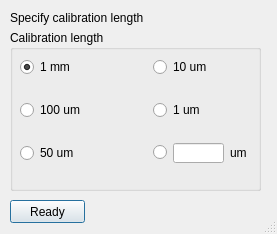
<?xml version="1.0" encoding="UTF-8"?>
<ui version="4.0">
 <class>SetScaleDialog</class>
 <widget class="QDialog" name="SetScaleDialog">
  <property name="windowModality">
   <enum>Qt::ApplicationModal</enum>
  </property>
  <property name="geometry">
   <rect>
    <x>0</x>
    <y>0</y>
    <width>277</width>
    <height>234</height>
   </rect>
  </property>
  <property name="sizePolicy">
   <sizepolicy hsizetype="Fixed" vsizetype="Fixed">
    <horstretch>0</horstretch>
    <verstretch>0</verstretch>
   </sizepolicy>
  </property>
  <property name="minimumSize">
   <size>
    <width>277</width>
    <height>234</height>
   </size>
  </property>
  <property name="maximumSize">
   <size>
    <width>277</width>
    <height>234</height>
   </size>
  </property>
  <property name="windowTitle">
   <string>Set scale</string>
  </property>
  <property name="windowIcon">
   <iconset resource="AreaPixAnalizer.qrc">
    <normaloff>:/images/qt80x80.png</normaloff>:/images/qt80x80.png</iconset>
  </property>
  <property name="sizeGripEnabled">
   <bool>true</bool>
  </property>
  <property name="modal">
   <bool>true</bool>
  </property>
  <widget class="QPushButton" name="pushButton">
   <property name="geometry">
    <rect>
     <x>10</x>
     <y>200</y>
     <width>75</width>
     <height>23</height>
    </rect>
   </property>
   <property name="text">
    <string>Ready</string>
   </property>
  </widget>
  <widget class="QGroupBox" name="groupBox">
   <property name="geometry">
    <rect>
     <x>10</x>
     <y>30</y>
     <width>251</width>
     <height>161</height>
    </rect>
   </property>
   <property name="title">
    <string>Calibration length</string>
   </property>
   <property name="flat">
    <bool>false</bool>
   </property>
   <property name="checkable">
    <bool>false</bool>
   </property>
   <widget class="QWidget" name="">
    <property name="geometry">
     <rect>
      <x>10</x>
      <y>10</y>
      <width>227</width>
      <height>141</height>
     </rect>
    </property>
    <layout class="QGridLayout" name="gridLayout">
     <property name="horizontalSpacing">
      <number>68</number>
     </property>
     <item row="0" column="1">
      <widget class="QRadioButton" name="radioButton_4">
       <property name="text">
        <string>10 um</string>
       </property>
      </widget>
     </item>
     <item row="0" column="0">
      <widget class="QRadioButton" name="radioButton_1">
       <property name="text">
        <string>1 mm</string>
       </property>
       <property name="checked">
        <bool>true</bool>
       </property>
      </widget>
     </item>
     <item row="1" column="0">
      <widget class="QRadioButton" name="radioButton_2">
       <property name="text">
        <string>100 um</string>
       </property>
      </widget>
     </item>
     <item row="2" column="0">
      <widget class="QRadioButton" name="radioButton_3">
       <property name="text">
        <string>50 um</string>
       </property>
      </widget>
     </item>
     <item row="1" column="1">
      <widget class="QRadioButton" name="radioButton_5">
       <property name="text">
        <string>1 um</string>
       </property>
      </widget>
     </item>
     <item row="2" column="1">
      <layout class="QHBoxLayout" name="horizontalLayout">
       <property name="spacing">
        <number>6</number>
       </property>
       <property name="sizeConstraint">
        <enum>QLayout::SetDefaultConstraint</enum>
       </property>
       <item>
        <widget class="QRadioButton" name="radioButton_6">
         <property name="text">
          <string/>
         </property>
        </widget>
       </item>
       <item>
        <widget class="QLineEdit" name="lineEdit">
         <property name="sizePolicy">
          <sizepolicy hsizetype="Minimum" vsizetype="Fixed">
           <horstretch>1</horstretch>
           <verstretch>0</verstretch>
          </sizepolicy>
         </property>
         <property name="minimumSize">
          <size>
           <width>50</width>
           <height>0</height>
          </size>
         </property>
         <property name="maximumSize">
          <size>
           <width>200</width>
           <height>20</height>
          </size>
         </property>
         <property name="baseSize">
          <size>
           <width>10</width>
           <height>0</height>
          </size>
         </property>
        </widget>
       </item>
       <item>
        <widget class="QLabel" name="label_2">
         <property name="text">
          <string>um</string>
         </property>
        </widget>
       </item>
      </layout>
     </item>
    </layout>
   </widget>
   <zorder>layoutWidget</zorder>
   <zorder>radioButton_6</zorder>
   <zorder>lineEdit</zorder>
   <zorder>label_2</zorder>
  </widget>
  <widget class="QLabel" name="label">
   <property name="geometry">
    <rect>
     <x>10</x>
     <y>10</y>
     <width>261</width>
     <height>16</height>
    </rect>
   </property>
   <property name="text">
    <string>Specify calibration length</string>
   </property>
   <property name="scaledContents">
    <bool>false</bool>
   </property>
  </widget>
 </widget>
 <resources>
  <include location="AreaPixAnalizer.qrc"/>
 </resources>
 <connections>
  <connection>
   <sender>pushButton</sender>
   <signal>clicked()</signal>
   <receiver>SetScaleDialog</receiver>
   <slot>accept()</slot>
   <hints>
    <hint type="sourcelabel">
     <x>51</x>
     <y>211</y>
    </hint>
    <hint type="destinationlabel">
     <x>154</x>
     <y>267</y>
    </hint>
   </hints>
  </connection>
 </connections>
</ui>
